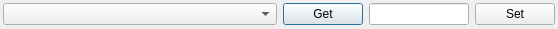
<?xml version="1.0" encoding="UTF-8"?>
<ui version="4.0">
 <class>InfoDlg</class>
 <widget class="QDialog" name="InfoDlg">
  <property name="geometry">
   <rect>
    <x>0</x>
    <y>0</y>
    <width>558</width>
    <height>29</height>
   </rect>
  </property>
  <property name="windowTitle">
   <string>InfoDlg</string>
  </property>
  <layout class="QHBoxLayout" name="horizontalLayout">
   <property name="margin">
    <number>3</number>
   </property>
   <item>
    <widget class="QComboBox" name="comboBox_Register">
     <property name="sizePolicy">
      <sizepolicy hsizetype="MinimumExpanding" vsizetype="Fixed">
       <horstretch>0</horstretch>
       <verstretch>0</verstretch>
      </sizepolicy>
     </property>
     <property name="minimumSize">
      <size>
       <width>200</width>
       <height>0</height>
      </size>
     </property>
    </widget>
   </item>
   <item>
    <widget class="QPushButton" name="pushButton_Get">
     <property name="text">
      <string>Get</string>
     </property>
    </widget>
   </item>
   <item>
    <widget class="QLineEdit" name="lineEdit_Value">
     <property name="maximumSize">
      <size>
       <width>100</width>
       <height>16777215</height>
      </size>
     </property>
    </widget>
   </item>
   <item>
    <widget class="QPushButton" name="pushButton_Set">
     <property name="text">
      <string>Set</string>
     </property>
    </widget>
   </item>
  </layout>
 </widget>
 <layoutdefault spacing="6" margin="11"/>
 <resources/>
 <connections/>
</ui>
